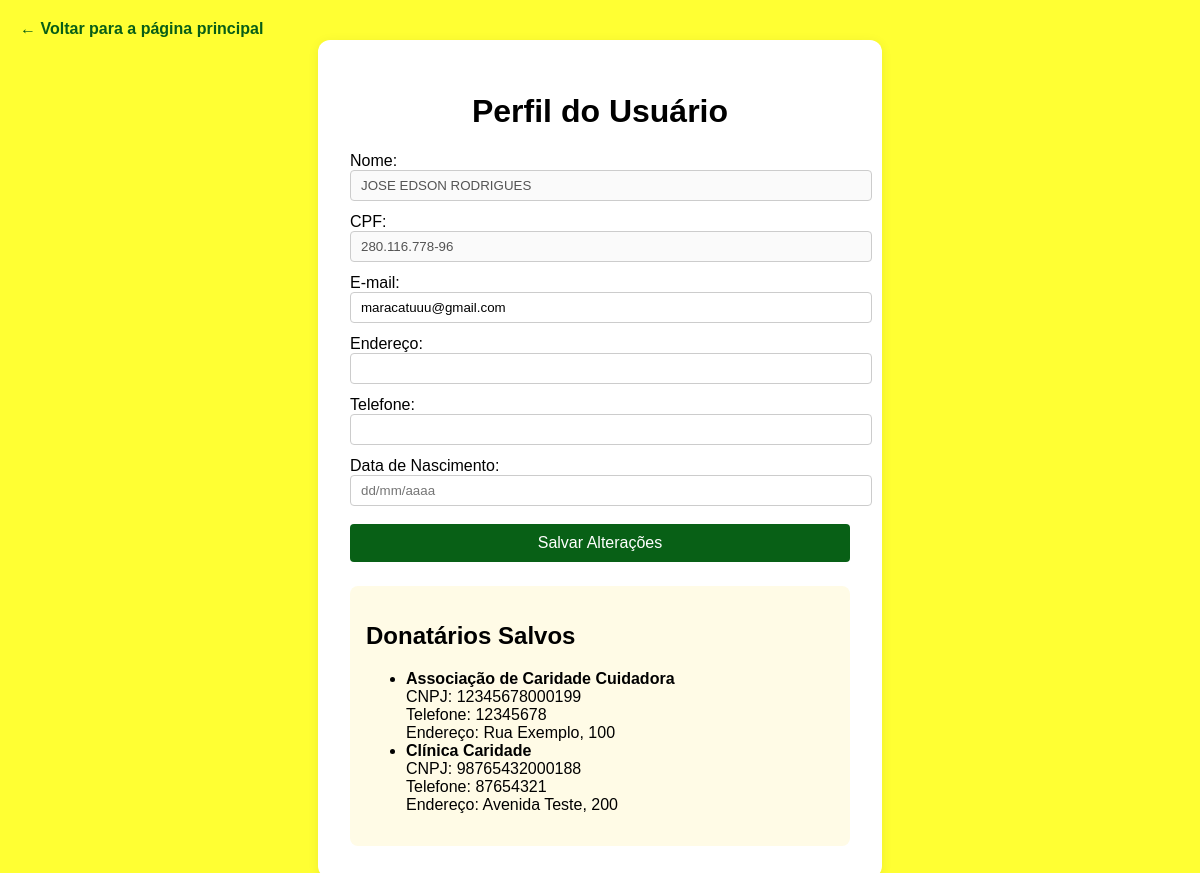
The page /perfil (signed in) on the database its author committed.
### app/models.py (models this page shows)
class Usuario(db.Model):
    id = db.Column(db.Integer, primary_key=True)
    nome = db.Column(db.String(120), nullable=False)
    cpf = db.Column(db.String(14), unique=True, nullable=False)
    email = db.Column(db.String(120), unique=True, nullable=False)
    senha = db.Column(db.String(128), nullable=False)
    endereco = db.Column(db.String(200), nullable=True)
    telefone = db.Column(db.String(20), nullable=True)
    data_nascimento = db.Column(db.String(10), nullable=True)  # formato: dd/mm/aaaa

class Donatario(db.Model):
    id = db.Column(db.Integer, primary_key=True)
    usuario_id = db.Column(db.Integer, db.ForeignKey('usuario.id'), nullable=False)
    nome = db.Column(db.String(120), nullable=False)
    cnpj = db.Column(db.String(20), nullable=False)
    telefone = db.Column(db.String(20), nullable=True)
    endereco = db.Column(db.String(200), nullable=True)
    usuario = db.relationship('Usuario', backref=db.backref('donatarios', lazy=True))

### app/routes.py (the view)
@app.route('/perfil')
def perfil():
    usuario_id = session.get('usuario_id')
    if not usuario_id:
        return redirect(url_for('login'))
    usuario = Usuario.query.get(usuario_id)
    donatarios = Donatario.query.filter_by(usuario_id=usuario_id).all()
    return render_template('perfil.html', usuario=usuario, donatarios=donatarios)

### templates/perfil.html (shortened to what this page needs)
<!DOCTYPE html>
<html lang="pt-br">
<head>
</head>
<body>
    <a href="{{ url_for('index') }}" style="position: absolute; top: 20px; left: 20px; text-decoration: none; color: #085e16; font-weight: bold;">
        &#8592; Voltar para a página principal
    </a>
    <div class="perfil-container">
        <h1>Perfil do Usuário</h1>
        <form method="POST">
            <label>Nome:</label>
            <input type="text" value="{{ usuario.nome }}" disabled>
            <label>CPF:</label>
            <input type="text" value="{{ usuario.cpf }}" disabled>
            <label for="email">E-mail:</label>
            <input type="email" name="email" id="email" value="{{ usuario.email }}" required>
            <label for="endereco">Endereço:</label>
            <input type="text" name="endereco" id="endereco" value="{{ usuario.endereco or '' }}">
            <label for="telefone">Telefone:</label>
            <input type="text" name="telefone" id="telefone" value="{{ usuario.telefone or '' }}">
            <label for="data_nascimento">Data de Nascimento:</label>
            <input type="text" name="data_nascimento" id="data_nascimento" value="{{ usuario.data_nascimento or '' }}" placeholder="dd/mm/aaaa">
            <button type="submit">Salvar Alterações</button>
        </form>
        <div class="donatarios">
            {% if donatarios %}
                <h2>Donatários Salvos</h2>
                <ul>
                {% for donatario in donatarios %}
                    <li>
                        <strong>{{ donatario.nome }}</strong><br>
                        CNPJ: {{ donatario.cnpj }}<br>
                        Telefone: {{ donatario.telefone }}<br>
                        Endereço: {{ donatario.endereco }}
                    </li>
                {% endfor %}
                </ul>
            {% else %}
                <p>Nenhum donatário salvo.</p>
            {% endif %}
        </div>
    </div>
</body>
</html>

### templates/perfil.html (style rules this page uses)
body { background: rgb(255, 255, 51); font-family: Arial, Helvetica, sans-serif; margin: 0; min-height: 100vh; }
.perfil-container { background: #fff; max-width: 500px; margin: 40px auto; padding: 32px 32px; border-radius: 12px; box-shadow: 0 2px 12px rgba(0,0,0,0.07); }
h1 { text-align: center; }
label { display: block; margin-top: 12px; }
input { width: 100%; padding: 7px 10px; border-radius: 4px; border: 1px solid #ccc; }
button { margin-top: 18px; width: 100%; background: rgb(8, 96, 22); color: #fff; border: none; border-radius: 4px; padding: 10px 0; font-size: 1em; cursor: pointer; }
.donatarios { background: #fffbe6; padding: 16px; border-radius: 8px; margin-top: 24px; }

### rows shown on the page
Usuario: nome "JOSE EDSON RODRIGUES", cpf "280.116.778-96", email "maracatuuu@gmail.com"
Donatario: nome "Associação de Caridade Cuidadora", cnpj "12345678000199", telefone "12345678", endereco "Rua Exemplo, 100"
Donatario: nome "Clínica Caridade", cnpj "98765432000188", telefone "87654321", endereco "Avenida Teste, 200"
